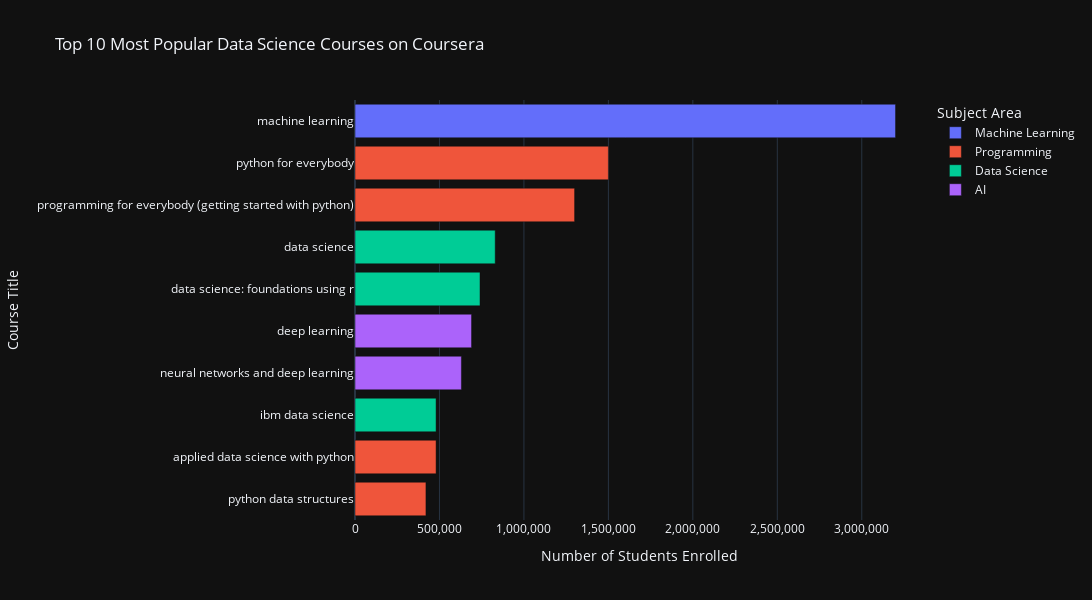

Here is the notebook cell this chart was saved with:
### Markdown cell above
### 1. What are the top 10 most enrolled courses regardless of subject area, and what subjects do they cover?

### Code cell
top_10_enrolled_courses = data_science_df[
    ['course_title', 'course_organization', 'course_students_enrolled', 'subject_area']].nlargest(
    10, 'course_students_enrolled')

fig = px.bar(top_10_enrolled_courses,
             x='course_students_enrolled',
             y='course_title',
             color='subject_area',
             labels={'course_students_enrolled': 'Number of Students Enrolled',
                     'course_title': 'Course Title',
                     'subject_area': 'Subject Area'},
             title='Top 10 Most Popular Data Science Courses on Coursera',
             hover_data=['course_organization', 'subject_area'])

fig.update_layout(yaxis={'categoryorder': 'total ascending'},
                  xaxis_title="Number of Students Enrolled",
                  yaxis_title="Course Title",
                  height=600,
                  width=1200)

fig.update_xaxes(tickformat=",.0f")

fig.show()

### Figure 1 — Plotly figure (JSON) as saved in the notebook; plotly's stock layout.template omitted (floating-point values rounded to 4 significant figures)
{"data": [{"alignmentgroup": "True", "customdata": [["stanford university", "Machine Learning"]], "hovertemplate": "Subject Area=%{customdata[1]}<br>Number of Students Enrolled=%{x}<br>Course Title=%{y}<br>course_organization=%{customdata[0]}<extra></extra>", "legendgroup": "Machine Learning", "marker": {"color": "#636efa", "pattern": {"shape": ""}}, "name": "Machine Learning", "offsetgroup": "Machine Learning", "orientation": "h", "showlegend": true, "textposition": "auto", "x": [3200000.0], "xaxis": "x", "y": ["machine learning"], "yaxis": "y", "type": "bar"}, {"alignmentgroup": "True", "customdata": [["university of michigan", "Programming"], ["university of michigan", "Programming"], ["university of michigan", "Programming"], ["university of michigan", "Programming"]], "hovertemplate": "Subject Area=%{customdata[1]}<br>Number of Students Enrolled=%{x}<br>Course Title=%{y}<br>course_organization=%{customdata[0]}<extra></extra>", "legendgroup": "Programming", "marker": {"color": "#EF553B", "pattern": {"shape": ""}}, "name": "Programming", "offsetgroup": "Programming", "orientation": "h", "showlegend": true, "textposition": "auto", "x": [1500000.0, 1300000.0, 480000.0, 420000.0], "xaxis": "x", "y": ["python for everybody", "programming for everybody (getting started with python)", "applied data science with python", "python data structures"], "yaxis": "y", "type": "bar"}, {"alignmentgroup": "True", "customdata": [["johns hopkins university", "Data Science"], ["johns hopkins university", "Data Science"], ["ibm", "Data Science"]], "hovertemplate": "Subject Area=%{customdata[1]}<br>Number of Students Enrolled=%{x}<br>Course Title=%{y}<br>course_organization=%{customdata[0]}<extra></extra>", "legendgroup": "Data Science", "marker": {"color": "#00cc96", "pattern": {"shape": ""}}, "name": "Data Science", "offsetgroup": "Data Science", "orientation": "h", "showlegend": true, "textposition": "auto", "x": [830000.0, 740000.0, 480000.0], "xaxis": "x", "y": ["data science", "data science: foundations using r", "ibm data science"], "yaxis": "y", "type": "bar"}, {"alignmentgroup": "True", "customdata": [["deeplearning.ai", "AI"], ["deeplearning.ai", "AI"]], "hovertemplate": "Subject Area=%{customdata[1]}<br>Number of Students Enrolled=%{x}<br>Course Title=%{y}<br>course_organization=%{customdata[0]}<extra></extra>", "legendgroup": "AI", "marker": {"color": "#ab63fa", "pattern": {"shape": ""}}, "name": "AI", "offsetgroup": "AI", "orientation": "h", "showlegend": true, "textposition": "auto", "x": [690000.0, 630000.0], "xaxis": "x", "y": ["deep learning", "neural networks and deep learning"], "yaxis": "y", "type": "bar"}], "layout": {"xaxis": {"anchor": "y", "domain": [0.0, 1.0], "title": {"text": "Number of Students Enrolled"}, "tickformat": ",.0f"}, "yaxis": {"anchor": "x", "domain": [0.0, 1.0], "title": {"text": "Course Title"}, "categoryorder": "total ascending"}, "legend": {"title": {"text": "Subject Area"}, "tracegroupgap": 0}, "title": {"text": "Top 10 Most Popular Data Science Courses on Coursera"}, "barmode": "relative", "height": 600, "width": 1200}}
